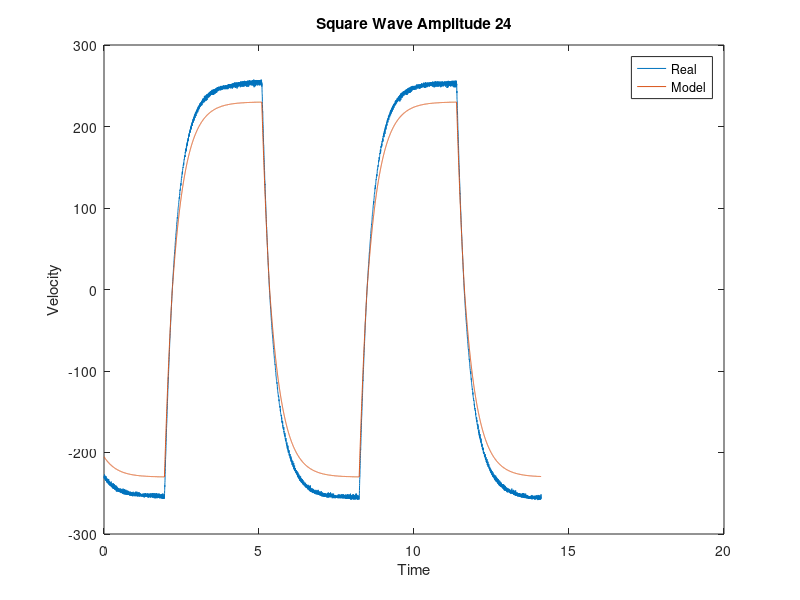

Here is the MATLAB script that generated this plot: (Note: this script raises an error after producing the figure.)
close all, clear all, clc
%% 

% Collect data
load('./Datafiles/l2_sq_amp24_freq016.mat');
x = l2_sq_amp24_freq016.X(:,1);
y1 = l2_sq_amp24_freq016.Y(:,1);
y2 = l2_sq_amp24_freq016.Y(:,2);

% Plotting
figure
plot(x.Data,y2.Data,x.Data,y1.Data)
legend('Real','Model')
title('Square Wave Amplitude 24')
ylabel('Velocity')
xlabel('Time')

% Collect data
load('./Datafiles/l2_sq_amp5_freq016.mat');
x = sq_amp5_freq016.X(:,1);
y1 = sq_amp5_freq016.Y(:,1);
y2 = sq_amp5_freq016.Y(:,2);

% Plotting
figure
plot(x.Data,y2.Data,x.Data,y1.Data)
legend('Real','Model')
title('Square Wave Amplitude 5')
ylabel('Velocity')
xlabel('Time')

% Collect data
load('./Datafiles/l2_sq_amp20_freq016.mat');
x = sq_amp20_freq016.X(:,1);
y1 = sq_amp20_freq016.Y(:,1);
y2 = sq_amp20_freq016.Y(:,2);

% Plotting
figure
plot(x.Data,y2.Data,x.Data,y1.Data)
legend('Real','Model')
title('Square Wave  Amplitude 20')
ylabel('Velocity')
xlabel('Time')
